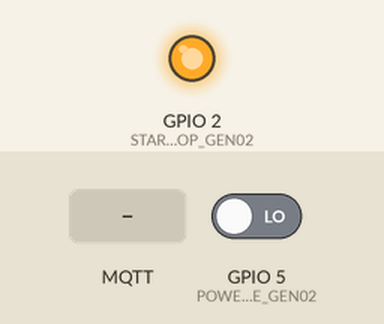
This sketch was run on a simulated ESP32. Parts: output pins drawn as LEDs (lit = HIGH). Inputs (shaded band) come from the test bench; at power-on: GPIO 5 (POWER_AVAILABLE_GEN02) LOW. WiFi joins after 1.5 s; servers stay silent unless stated; no MQTT or app messages arrive unless stated; what the sketch prints to the serial monitor is not drawn.

Above: at 2.7 s.
2.8 s: GPIO 5 (POWER_AVAILABLE_GEN02) driven HIGH
6.5 s: MQTT message "STRTGEN" arrives on the first subscribed topic
10.5 s: MQTT message "STPGEN" arrives on the first subscribed topic
14.5 s: MQTT message "STPGEN" arrives on the second subscribed topic
At 17.7 s:
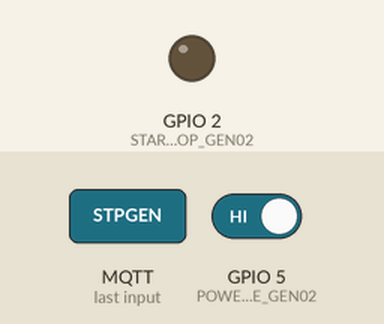
18.5 s: GPIO 5 (POWER_AVAILABLE_GEN02) driven LOW
At 22.3 s:
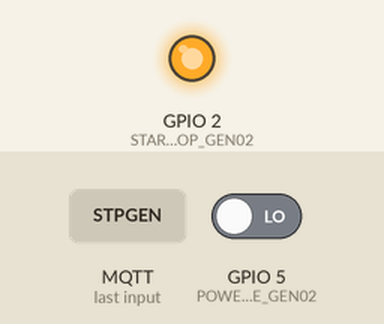
Timing chart, 0 to 23.5 s (numbered marks = the images above; inputs shaded):
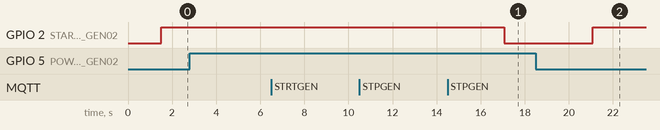

Measured:
- after the input at 2.8 s, every drawn part: stays the same
- after the input at 6.5 s, every drawn part: stays the same
- after the input at 10.5 s, every drawn part: stays the same
- after the input at 14.5 s, GPIO 2 (START_OR_STOP_GEN02): HIGH → LOW after 2.6 s
- after the input at 18.5 s, GPIO 2 (START_OR_STOP_GEN02): LOW → HIGH after 2.6 s

The sketch:

node11-V3.ino
```cpp
/*
 * Wireless Version 3
 *
 * Node11 = NIMC-Generator02, this has been tested to accomodate the circle of two CAT Generators,
 * the Generator Module awaits a signal to start Generator when theres Utility failure, it runs once
 * in a cycle and shuts the Generator down once utility is available and a command from the Node-Controller comes in
 * to shut down the Generator. Speacial cases where it may run more than once in a circle are scenarios when a Generator
 * labelled Fit refuses to start it automatically tries to start the next Fit Generator.
 *
 * Inspired Technologies Ltd.
 * by Justus C. Diala
 *
 */

#include <WiFi.h>
#include <PubSubClient.h>
#include <Wire.h>
#include <SPI.h>
#include <ArduinoJson.h>
#define _TASK_SLEEP_ON_IDLE_RUN
#define _TASK_STATUS_REQUEST
#include <TaskScheduler.h>


#define BOARD_ID "node11"

#define START_OR_STOP_GEN02 2
#define POWER_AVAILABLE_GEN02 5


#define DEBUG 1

//const char* ssid = "SpectranetInspired";
//const char* password = "inspired";

const char* ssid = "iomariTPLink"; // Wifi SSID
const char* password = "#InspireD#"; // Wifi Password

const char* clientName = "node11";

long lastReconnectAttempt = 0;

const char* mqtt_server = "192.168.2.44";
IPAddress local_IP(192, 168, 2, 55);
// Set your Gateway IP address
IPAddress gateway(192, 168, 1, 2);

IPAddress subnet(255, 255, 252, 0);

WiFiClient espClient10;
PubSubClient client(espClient10);

Scheduler userScheduler;

void powerAvailabilityGenertor02();

void startGen02();
void stopGen02();
void batteryPercentage();
Task evaluateBatteryAndFuelAnalysis(2000, TASK_FOREVER, &batteryPercentage);
Task powerAvailableGenTwo(1500, TASK_FOREVER, &powerAvailabilityGenertor02);
Task startGeneratorTwo(1500, TASK_FOREVER, &startGen02);
Task stopGeneratorTwo(1500, TASK_FOREVER, &stopGen02);

int startGenSignalCount;
int startGenSignal;

int stopGenSignalCount;
int stopGenSignal;

void setup() {
  Serial.begin(115200);
  setup_wifi();
  client.setServer(mqtt_server, 11883);
  client.setCallback(callback);

  pinMode(START_OR_STOP_GEN02, OUTPUT);
  pinMode(POWER_AVAILABLE_GEN02, INPUT);

  userScheduler.addTask(powerAvailableGenTwo);
  powerAvailableGenTwo.enable();
  userScheduler.addTask(startGeneratorTwo);
  userScheduler.addTask(stopGeneratorTwo);
  userScheduler.addTask(evaluateBatteryAndFuelAnalysis);
  evaluateBatteryAndFuelAnalysis.enable();

  digitalWrite(START_OR_STOP_GEN02, HIGH);

  startGenSignalCount = 2;
  startGenSignal = 0;

  stopGenSignalCount = 2;
  stopGenSignal = 0;

  lastReconnectAttempt = 0;
}

void setup_wifi() {
  delay(10);
  // We start by connecting to a WiFi network
  if (!WiFi.config(local_IP, gateway, subnet)) {
    Serial.println("STA Failed to configure");
  }
  Serial.println();
  Serial.print("Connecting to ");
  Serial.println(ssid);

  WiFi.begin(ssid, password);

  while (WiFi.status() != WL_CONNECTED) {
    delay(500);
    Serial.print(".");
 }

  Serial.println("");
  Serial.println("WiFi connected");
  Serial.println("IP address: ");
  Serial.println(WiFi.localIP());
}


void callback(char* topic, byte* payload, unsigned int length) {
  String inValue;
  String topicStr = topic;
  Serial.print("Message arrived [");
  Serial.print(topic);
  Serial.print("] ");
  for (int i=0;i<length;i++) {
    Serial.print((char)payload[i]);
  }
  char payloadString[length+1];
  memcpy(payloadString, payload, length);
  payloadString[length] = '\0';
  inValue = payloadString;
  Serial.println();
  reciever(inValue, topicStr);
}


boolean reconnect() {
  // Loop until we're reconnected
  while (!client.connected()) {
    Serial.print("Attempting MQTT connection...");
    // Attempt to connect
    if (client.connect(clientName)) {
    //if (client.connect(clientName, mqttUsername, mqttPassword) { // if credentials is nedded
      Serial.println("connected");
      // Once connected, publish an announcement...
      client.publish("outTopic","Node11 connected");
      // ... and resubscribe
      client.subscribe("node11", 1);
      client.subscribe("strtGen", 1);
      client.subscribe("stpGen", 1);
      client.subscribe("catGenTwo", 1);
      client.subscribe("emGen02", 1);
      client.subscribe("g02StrtTopic", 1);
      client.subscribe("g02StpTopic", 1);
    } else {
      Serial.print("failed, rc=");
      Serial.print(client.state());
      Serial.println(" try again in 5 seconds");
      // Wait 5 seconds before retrying
      delay(5000);
    }
  }
}


void loop() {
  if (!client.connected()) {
      long now = millis();
      if (now - lastReconnectAttempt > 5000) {
        lastReconnectAttempt = now;
        // Attempt to reconnect
        if (reconnect()) {
          lastReconnectAttempt = 0;
        }
      }
  }else {
      client.loop();
      userScheduler.execute();
      batteryPercentage();
  }
}


char reciever(String Value, String inTopic) {
   Serial.println("From callback: " +Value);

  if ((Value == "STRTGEN")){
      startGenSignal++;
     if (startGenSignal == startGenSignalCount){
         startGeneratorTwo.enable();
      }
  }else if ((Value == "STPGEN")){
      stopGenSignal++;
      if (stopGenSignal == stopGenSignalCount){
         stopGeneratorTwo.enable();
      }
  }
}
```

BatteryManagment.ino
```cpp
int batterySense = 0;
int fuelLevl = 0;

 enum FuelAndBatteryState {
  NOT_GOOD = 0,
  GOOD = 1
 };
 FuelAndBatteryState FNBState;

class AbstractGeneratorSequencing{
    virtual int GeneratorFitToRun() = 0;
};

class GeneratorSequencing:AbstractGeneratorSequencing{
    private:
        String Name;
        int BatteryLevel;
        int FuelLevel;

    public:
        GeneratorSequencing(String name, int batteryLevel, int fuelLevel){
            Name = name;
            BatteryLevel = batteryLevel;
            FuelLevel = fuelLevel;
        }

        void setGeneratorName(String name){
            Name = name;
        }

        String getGeneratorName(){
            return Name;
        }

        void setBatteryLevel(int batteryLevel){
            BatteryLevel = batteryLevel;
        }

        int getBatteryLevel(){
            return BatteryLevel;
        }

        void setFuelLevel(int fuelLevel){
            FuelLevel = fuelLevel;
        }

        int getFuelLevel(){
            return FuelLevel;
        }

        int GeneratorFitToRun(){
            if ((BatteryLevel < 50) || (FuelLevel < 50)){
                  Serial.println(Name + ""+"is not fit to run"+ "" + " BatteryLevel: "+ (String)BatteryLevel +""+ " FuelLevel: "+ (String)FuelLevel);
                  FNBState = NOT_GOOD;
//                std :: cout << Name << "is not fit to run " << "BatteryLevel: " << BatteryLevel << " FuelLevel: " << FuelLevel << std::endl;
            }else{
                  Serial.println(Name + ""+"is fit to run"+ "" + " BatteryLevel: "+ (String)BatteryLevel +""+ " FuelLevel: "+ (String)FuelLevel);
                  FNBState = GOOD;
//                std :: cout << Name << "is fit to run " << "BatteryLevel: " << BatteryLevel << " FuelLevel: " << FuelLevel << std::endl;
            }
            return FNBState;
        }
};


void batteryPercentage() {
  batterySense = 51;
  fuelLevl = 55;
  GeneratorSequencing generatorSequencing = GeneratorSequencing("name", 0, 0);
  generatorSequencing.setGeneratorName("CAT01");
  generatorSequencing.setBatteryLevel(batterySense);
  generatorSequencing.setFuelLevel(fuelLevl);
  generatorSequencing.GeneratorFitToRun();
  vTaskDelay(2000);
}
```

GeneratorActuators.ino
```cpp
#define START_GEN LOW
#define STOP_GEN LOW
#define RESET HIGH
#define POWER_AVAILABLE HIGH
#define POWER_UNAVAILABLE LOW

int reportGen02StartError = 0;
int reportGen02StartWaitingInterval = 6;
int batteryAndFuelStateReport;

/****************************************************************************************/
void startGen02() {
  char data2[750], data1[10];
  GeneratorSequencing generatorSequencing = GeneratorSequencing("name", 0, 0);
  generatorSequencing.GeneratorFitToRun();
  Serial.println("FuelAndBattery: "+ (String)batteryAndFuelStateReport);
  reportGen02StartError++;
  digitalWrite(START_OR_STOP_GEN02, START_GEN);
  client.publish("outTopic", "Gen02 recieved signal", 2);

  #if DEBUG
  Serial.println("Gen02 Cranking in progress!....");
  #endif
  //IF the cranking failed to start the Gen restart the process of cranking the Gen
  if ((digitalRead(POWER_AVAILABLE_GEN02)) == POWER_AVAILABLE) {
    digitalWrite(START_OR_STOP_GEN02, RESET);
    #if DEBUG
    Serial.println("Success! Gen02 has Started succesfully.");
    #endif
     String report = "Gen02 has started";
     String signalCount = (String)startGenSignal;

     report.toCharArray(data2, (report.length() + 1));
     signalCount.toCharArray(data1, (signalCount.length() + 1));

     client.publish("outTopic", data2, 2);
     client.publish("g02StrtTopic", data1, true);
     vTaskDelay(500);
     //inform the node controller that gen01 is running
     for (int i = 0; i < 3; i++){
        client.publish("genReport", "g02-running", 2);
        vTaskDelay(500);
     }
     stopGenSignal = 0;
     reportGen02StartError = 0;
     startGeneratorTwo.disable();
  }else{
     if (reportGen02StartError == reportGen02StartWaitingInterval){
       digitalWrite(START_OR_STOP_GEN02,  RESET);
       Serial.println("Gen01 process has been enabled due to failure of Gen02...");
       reportGen02StartError = 0;
       startGenSignal = 0;
       stopGenSignal = 0;
       startGeneratorTwo.disable();
       stopGeneratorTwo.disable();
     }
  }
}


void stopGen02() {
  char data2[750], data1[10];
  digitalWrite(START_OR_STOP_GEN02, STOP_GEN);
  #if DEBUG
  Serial.println("Gen02 Stopping in progress!....");
  #endif
  //IF the cranking failed to start the Gen restart the process of cranking the Gen
  if ((digitalRead(POWER_AVAILABLE_GEN02)) == POWER_UNAVAILABLE) {
    digitalWrite(START_OR_STOP_GEN02, RESET);
    #if DEBUG
    Serial.println("Success! Gen02 has ShutDown succesfully.");
    #endif
   String report = "Gen02 has stopped";
   report.toCharArray(data2, (report.length() + 1));
   client.publish("outTopic", data2, 2);
   for (int i = 0; i < 3; i++){
     client.publish("genReport", "g02-stpd", 2);
   }
   startGenSignal = 0;
   stopGeneratorTwo.disable();
  }
}
```

NodeInterrupt.ino
```cpp
 enum State {
  DISABLE = 0,
  ENABLE = 1
 };
 State currentState;

int powerAvailableGen02State = 0;
int previousPowerAvailableGen02State = 0;

void powerAvailabilityGenertor02(){
     char data2[750];
   powerAvailableGen02State = digitalRead(POWER_AVAILABLE_GEN02);
    if (powerAvailableGen02State != previousPowerAvailableGen02State) {
          if (powerAvailableGen02State == HIGH) {
             currentState = ENABLE;
             #if DEBUG
              Serial.println("powerAvailableGen02"+ (String)POWER_AVAILABLE_GEN02+ "state"+ (String)powerAvailableGen02State);
             #endif
          } else {
              currentState = DISABLE;
               #if DEBUG
               Serial.println("powerAvailableGen02"+ (String)POWER_AVAILABLE_GEN02+ "state"+ (String)powerAvailableGen02State);
               #endif
          }
         String report = "pwrGen2"+(String)powerAvailableGen02State;
         report.toCharArray(data2, (report.length() + 1));
         client.publish("genTopic", data2, 2);
         #if DEBUG
         Serial.println(report);
         #endif
      }
          // save the current state as the last state,
    //for next time through the loop
    previousPowerAvailableGen02State = powerAvailableGen02State;
}
```
